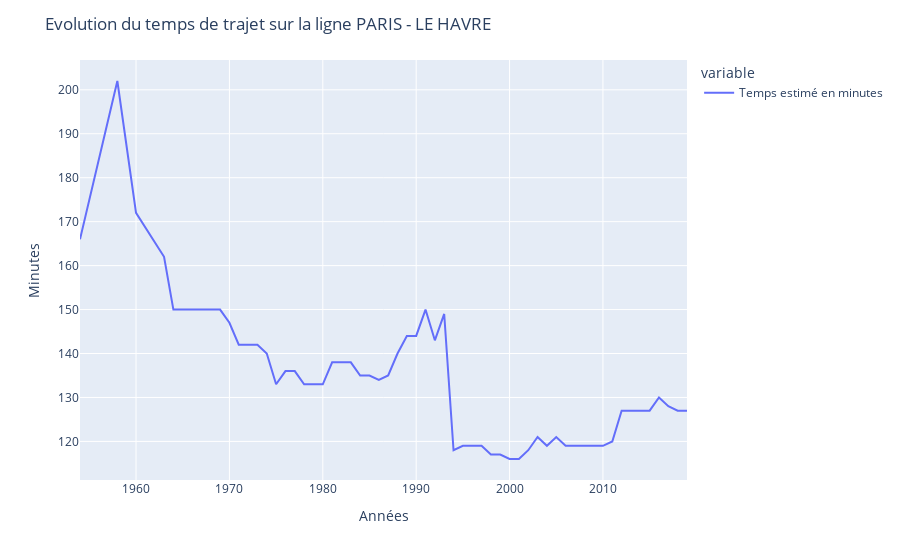

Notebook code for this chart:
### Code cell
my_line_df.plot().update_xaxes(title_text="Années").update_yaxes(title_text="Minutes").update_layout(title="Evolution du temps de trajet sur la ligne " + my_line)

### Figure 1 — Plotly figure (JSON) as saved in the notebook; plotly's stock layout.template omitted (floating-point values rounded to 4 significant figures)
{"data": [{"hovertemplate": "variable=Temps estimé en minutes<br>Année=%{x}<br>value=%{y}<extra></extra>", "legendgroup": "Temps estimé en minutes", "line": {"color": "#636efa", "dash": "solid"}, "marker": {"symbol": "circle"}, "mode": "lines", "name": "Temps estimé en minutes", "orientation": "v", "showlegend": true, "type": "scatter", "x": [1954, 1958, 1960, 1963, 1964, 1965, 1966, 1967, 1968, 1969, 1970, 1971, 1972, 1973, 1974, 1975, 1976, 1977, 1978, 1979, 1980, 1981, 1982, 1983, 1984, 1985, 1986, 1987, 1988, 1989, 1990, 1991, 1992, 1993, 1994, 1995, 1996, 1997, 1998, 1999, 2000, 2001, 2002, 2003, 2004, 2005, 2006, 2007, 2008, 2009, 2010, 2011, 2012, 2013, 2014, 2015, 2016, 2017, 2018, 2019], "xaxis": "x", "y": [166, 202, 172, 162, 150, 150, 150, 150, 150, 150, 147, 142, 142, 142, 140, 133, 136, 136, 133, 133, 133, 138, 138, 138, 135, 135, 134, 135, 140, 144, 144, 150, 143, 149, 118, 119, 119, 119, 117, 117, 116, 116, 118, 121, 119, 121, 119, 119, 119, 119, 119, 120, 127, 127, 127, 127, 130, 128, 127, 127], "yaxis": "y"}], "layout": {"legend": {"title": {"text": "variable"}, "tracegroupgap": 0}, "margin": {"t": 60}, "title": {"text": "Evolution du temps de trajet sur la ligne PARIS - LE HAVRE"}, "xaxis": {"anchor": "y", "domain": [0, 1], "title": {"text": "Années"}}, "yaxis": {"anchor": "x", "domain": [0, 1], "title": {"text": "Minutes"}}}}
